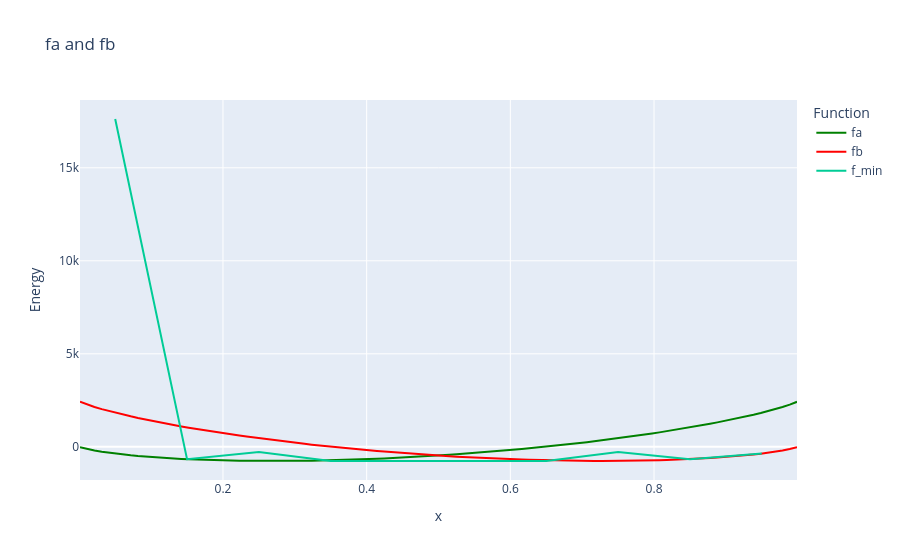

This figure's notebook cell:
### Code cell
fig = go.Figure()
fig.add_trace(go.Scatter(x=x_values, y=Fa, mode='lines', name='fa', line=dict(color='green')))
fig.add_trace(go.Scatter(x=x_values, y=Fb, mode='lines', name='fb', line=dict(color='red')))
fig.add_trace(go.Scatter(x=x_values2, y=ym, mode='lines', name='f_min'))
fig.update_layout(
    xaxis_title='x',
    yaxis_title='Energy',
    title='fa and fb',
    legend_title='Function'
)
fig.show()
